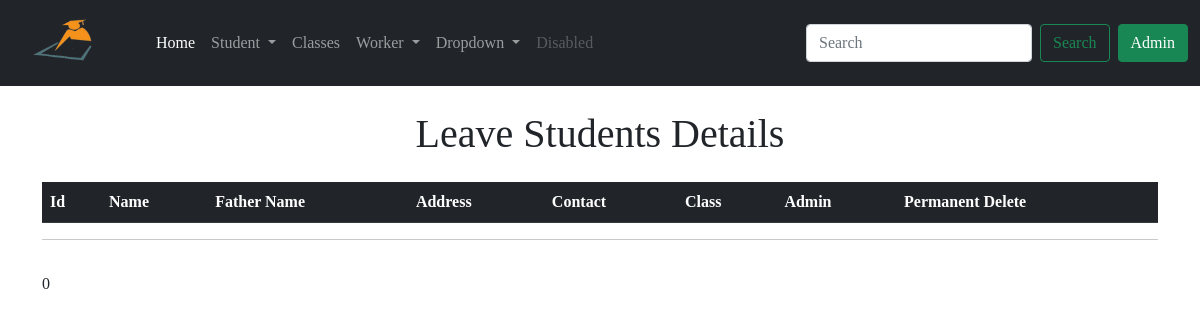
The app's page /leave_student_detials, older data.
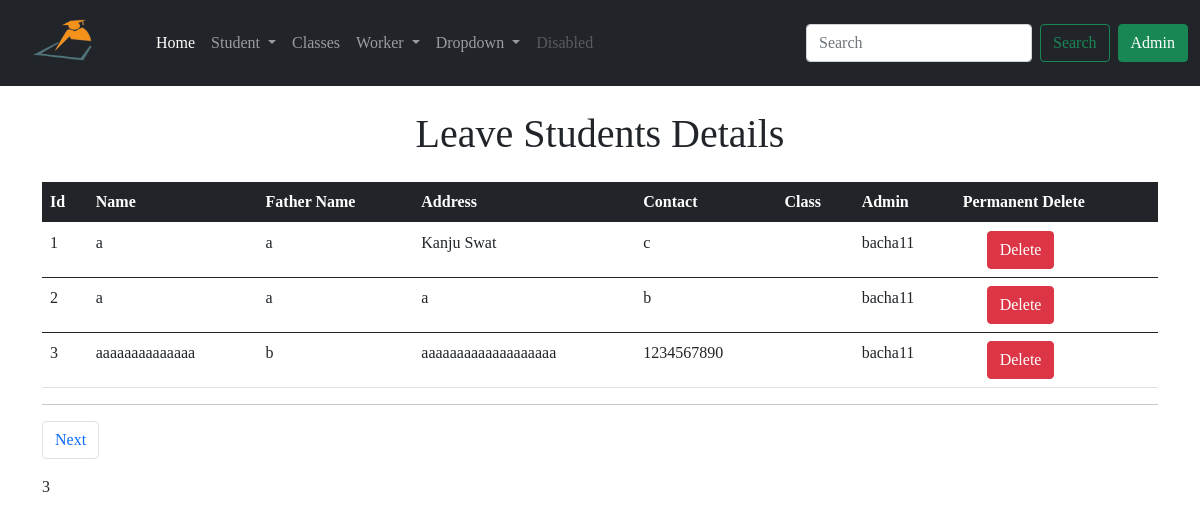
The same page, newer data.
### app/models.py (models this page shows, shortened)
class LeaveStudent(db.Model):
    id = db.Column(db.Integer, primary_key=True)
    std_name = db.Column(db.String(64), index=True)
    f_name = db.Column(db.String(64), index=True)
    std_address = db.Column(db.String(128), index=True)
    std_contact = db.Column(db.String(64), index=True)
    leave_date = db.Column(db.DateTime, default=datetime.utcnow())
    std_class = db.Column(db.Integer, db.ForeignKey('class.id'))
    admin_id = db.Column(db.Integer, db.ForeignKey('admin.id'))

class Admin(UserMixin, db.Model):
    id = db.Column(db.Integer, primary_key=True)
    username = db.Column(db.String(32), unique=True, index=True)
    email = db.Column(db.String(64), unique=True, index=True)
    password_hash = db.Column(db.String(128))
    join_date = db.Column(db.DateTime, default=datetime.utcnow())
    student = db.relationship('Student', backref='admin')
    leavestudent = db.relationship('LeaveStudent', backref='admin')
    teacher = db.relationship('Teacher', backref='admin')
    worker = db.relationship('Worker', backref='admin')
    leaveworker = db.relationship('LeaveWorker', backref='admin')

### app/routes.py (the view)
@app.route('/leave_student_detials')
def leave_student_detials():
    page = request.args.get('page', 1, type=int)
    students = LeaveStudent.query.order_by(LeaveStudent.id.asc()).paginate(
        page, app.config['ENTRY_PER_PAGE'], False)
    next_url = url_for('leave_student_detials', page=students.next_num) \
        if students.has_next else None
    prev_url = url_for('leave_student_detials', page=students.prev_num) \
        if students.has_prev else None
    return render_template('leave_student_detials.html', title='Leave Students Detials', students=students.items, next_url=next_url, prev_url=prev_url)

### app/templates/leave_student_detials.html (shortened to what this page needs)
{% extends 'base.html' %}
{% block content %}
<div class="container">
<h1 class="text-center mt-4"> Leave Students Details</h1>
<table class="table mt-4">
    <thead class="table-dark">
      <tr>
        <th scope="col">Id</th>
        <th scope="col">Name</th>
        <th scope="col">Father Name</th>
        <th scope="col">Address</th>
        <th scope="col">Contact</th>
        <th scope="col">Class</th>
        <th scope="col">Admin</th>
        <th scope="col">Permanent Delete</th>
      </tr>
    </thead>
    {% for student in students %}
    <tbody>
      <tr>
        <td> {{ student.id }}</td>
        <td> {{ student.std_name }} </td>
        <td> {{ student.f_name }} </td>
        <td> {{ student.std_address }} </td>
        <td> {{ student.std_contact }} </td>
        <td>  {{ student.stdclass.cls_name }} </a></td>
        <td> {{ student.admin.username }} </td>
        <td>
            <button type="button" class="btn btn-danger ms-4" data-bs-toggle="modal" data-bs-target="#exampleModal">
            Delete
            </button>
        </td>
      </tr>
    </tbody>
    {% endfor %}
  </table>
  <hr>
  <nav aria-label="Page navigation example">
    <ul class="pagination">
      {% if next_url %}
      <li class="page-item"><a class="page-link" href="{{ next_url }}">Next</a></li>
      {% endif %}
    </ul>
  </nav>
  <p> {{ students|length }} </p>
</div>
{% endblock %}

Row changes from the older to the newer data that the page shows:
added LeaveStudent: id "1", std_name "a", f_name "a", std_address "Kanju Swat", std_contact "c", admin.username "bacha11"
added LeaveStudent: id "2", std_name "a", f_name "a", std_address "a", std_contact "b", admin.username "bacha11"
added LeaveStudent: id "3", std_name "aaaaaaaaaaaaaa", f_name "b", std_address "aaaaaaaaaaaaaaaaaaa", std_contact "1234567890", admin.username "bacha11"
Text that changed along with them:
{{ students|length }}: "0" → "3"
text now shown: "Next"
